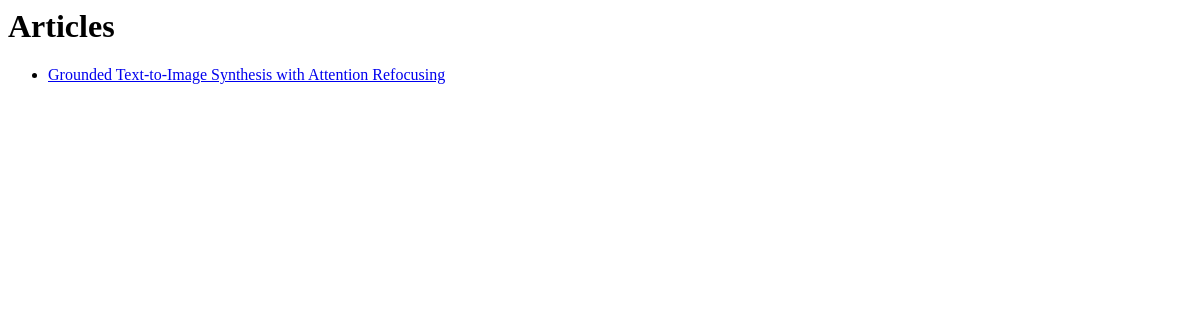
The app's page /, older data.
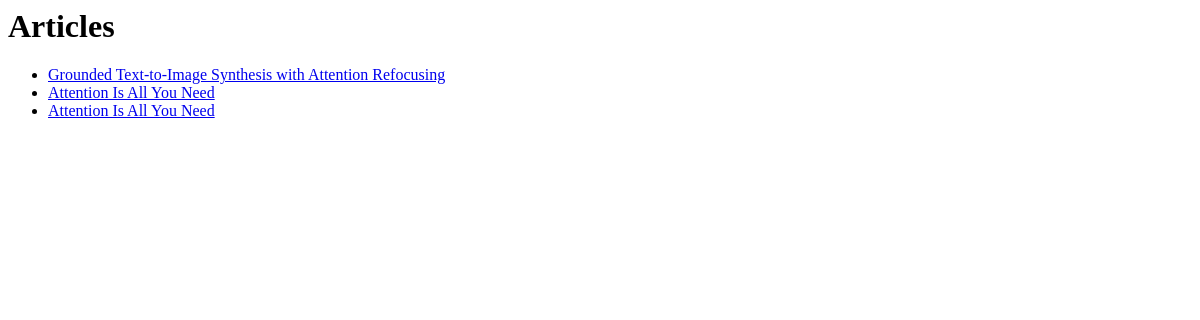
The same page, newer data.
### notes/models.py (models this page shows, shortened)
class Article(models.Model):
    title = models.CharField(max_length=200)
    pdf_url = models.URLField(blank=True, null=True)

### notes/views.py (the view)
# urls.py: path('', views.article_list, name='article_list'), # in-use
def article_list(request):
    articles = Article.objects.all()
    return render(request, "notes/article_list.html", {"articles": articles})

### notes/templates/notes/article_list.html
<h1>Articles</h1>
<ul>
  {% for article in articles %}
    <li><a href="{% url 'view_pdf' article.id %}">{{ article.title }}</a></li>
  {% endfor %}
</ul>

Row changes from the older to the newer data that the page shows:
added Article: title "Attention Is All You Need"
added Article: title "Attention Is All You Need"
